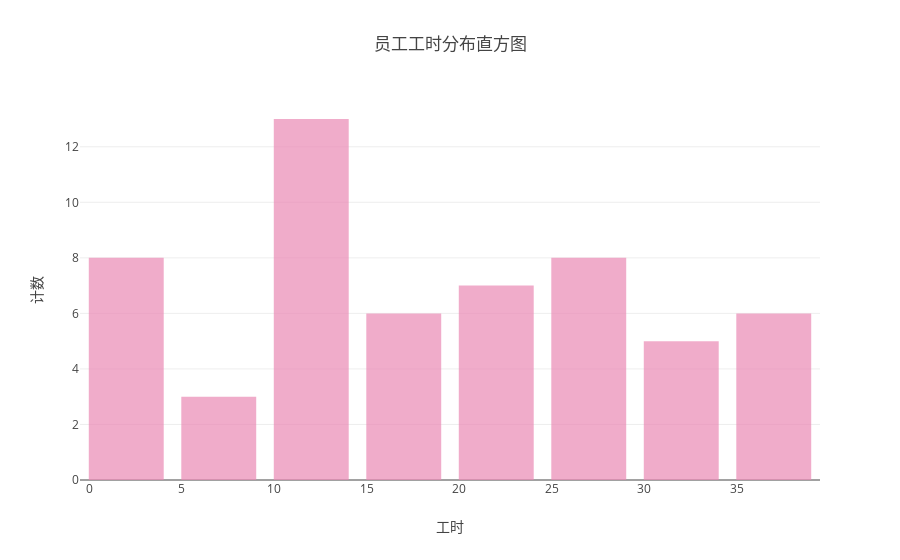

Source (notebook cell):
### Markdown cell above
### 3.1 员工工时分析

### Code cell
data = [Histogram(
    x = d['effort'],
    #histnorm='probability',
    marker = dict(
        color = '#EB89B5'
    ),
    opacity = 0.7
)]

layout = Layout(
    title = '员工工时分布直方图',
    xaxis=dict(
        title='工时'
    ),
    yaxis=dict(
        title='计数'
    ),
    bargap=0.1,
    bargroupgap=0.1
)

fig = go.Figure(data=data, layout=layout)
py.iplot(fig)

### Figure 1 — Plotly figure (JSON) as saved in the notebook; plotly's stock layout.template omitted (floating-point values rounded to 4 significant figures)
{"data": [{"marker": {"color": "#EB89B5"}, "opacity": 0.7, "type": "histogram", "uid": "41c3c562-ec10-4a94-a878-2163b9ccc237", "x": [31, 13, 13, 31, 22, 0, 10, 10, 0, 37, 20, 0, 19, 20, 11, 19, 16, 37, 13, 31, 27, 25, 9, 35, 21, 12, 35, 35, 28, 37, 27, 26, 18, 31, 31, 12, 24, 24, 14, 18, 9, 26, 14, 20, 18, 0, 0, 0, 27, 26, 10, 10, 0, 11, 5, 0]}], "layout": {"bargap": 0.1, "bargroupgap": 0.1, "title": "员工工时分布直方图", "xaxis": {"title": "工时"}, "yaxis": {"title": "计数"}}}
